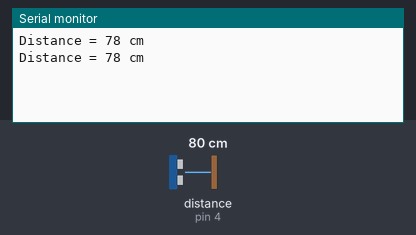
Bench run of a sketch on a simulated Arduino Uno, built with avr-gcc and run on an emulated ATmega328P. Parts: the last lines printed to the serial monitor. Wiring (inferred from the names in the program): ultrasonic range finder: trigger pin 7; echo pin 4. The inputs (shaded band) are chosen by the test bench; at power-on: distance to the obstacle (sensor on pin 4) 80 cm. The echo pulse lasts 58.3 µs per cm.

Above: at 1.8 s.
1.9 s: distance to the obstacle (sensor on pin 4) set to 2 cm
At 2.8 s:
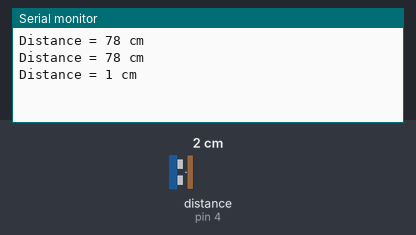
3.4 s: distance to the obstacle (sensor on pin 4) set to 4 cm
At 4.7 s:
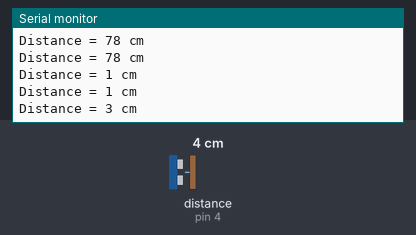
Timing chart, 0 to 6.4 s (numbered marks = the images above; inputs shaded):
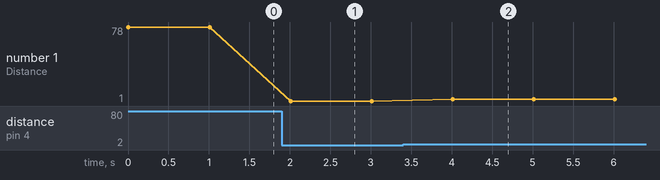

The sketch:

ultrasonic_test.ino
```cpp
const int triggerPin = 7;
const int echoPin = 4;
long duration = 0;

void setup() {
  //put your setup code here, to run once:
    pinMode(triggerPin,OUTPUT);
    pinMode(echoPin, INPUT);
    Serial.begin(9600);
}

void loop() {
  // put your main code here, to run repeatedly:
digitalWrite(triggerPin, LOW);
delayMicroseconds(2);
digitalWrite(triggerPin, HIGH);
delayMicroseconds(10);
digitalWrite(triggerPin, LOW);

duration = pulseIn(echoPin,HIGH);
long dist_cm = duration*0.034 / 2;

if(dist_cm < 10){
  digitalWrite(4,HIGH);
}else{
  digitalWrite(4,LOW);
}
  digitalWrite(4,HIGH);
    Serial.print("Distance = ");
    Serial.print(dist_cm);
    Serial.println(" cm");
    delay(1000);
}
```

Measured:
- after the input at 1.9 s, the serial monitor: prints a new line after 0.11 s (image 1)
- after the input at 3.4 s, the serial monitor: prints a new line after 0.61 s (image 2)
- plotted number 1: 78 → 1 after the input at 1.9 s, 1 → 3 after the input at 3.4 s
